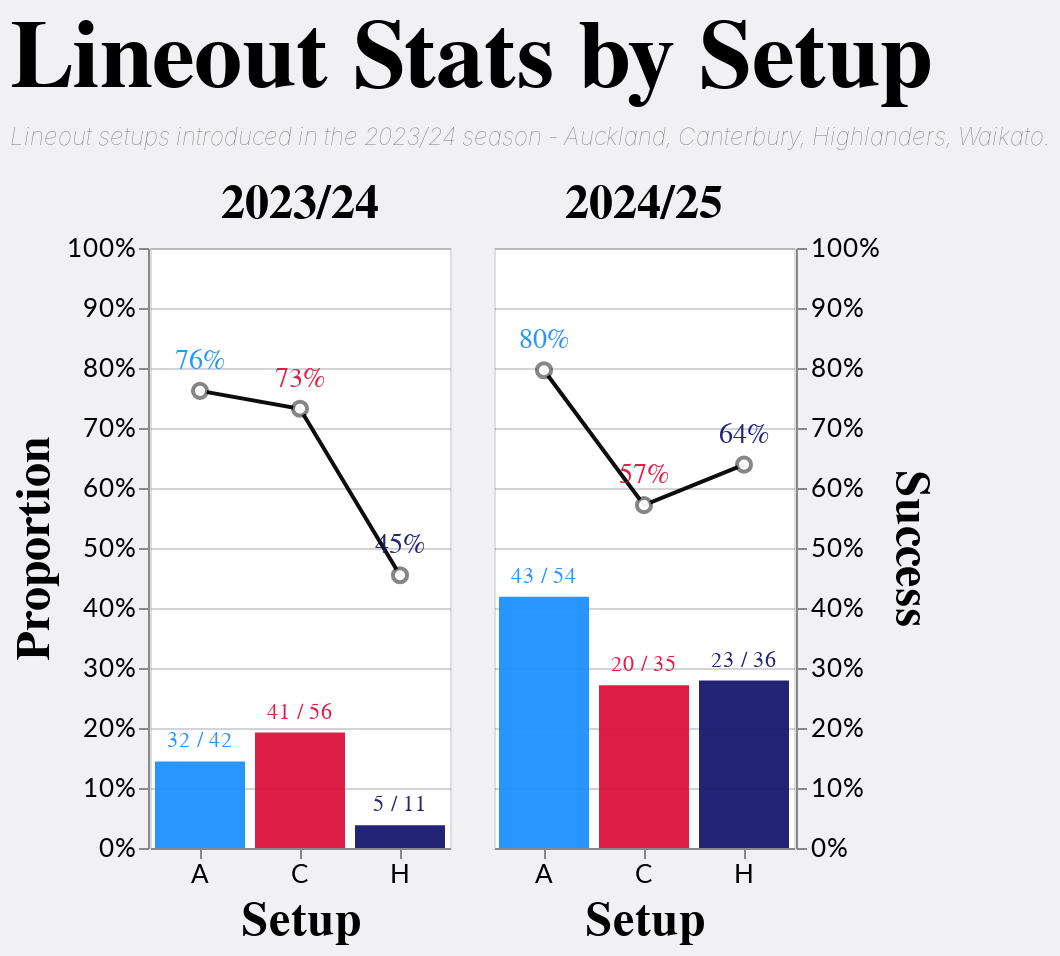

The notebook cell this image was saved under:
### Code cell
count_success_chart("Setup", 1, min=1)

### Figure 1 — Vega-Lite specification as saved in the notebook (floating-point values rounded to 4 significant figures; data arrays with more than 128 entries replaced by an {"elided": "..."} marker saying what was removed)
{"config": {"axis": {"labelFont": "Lato, sans-serif", "titleFont": "PT Sans Narrow, Helvetica Neue, Helvetica, Arial, sans-serif", "labelFontSize": 13, "titleFontSize": 24, "gridColor": "#202947", "gridOpacity": 0.2}, "header": {"labelFont": "PT Sans Narrow, Helvetica Neue, Helvetica, Arial, sans-serif", "titleFont": "PT Sans Narrow, Helvetica Neue, Helvetica, Arial, sans-serif", "labelFontSize": 24, "titleFontSize": 28, "labelFontWeight": "bold", "orient": "left"}, "legend": {"labelFont": "Lato, sans-serif", "titleFont": "PT Sans Narrow, Helvetica Neue, Helvetica, Arial, sans-serif", "labelFontSize": 14, "titleFontSize": 16, "titlePadding": 5, "fillColor": "white", "strokeColor": "black", "padding": 10, "titleFontWeight": "lighter", "titleFontStyle": "italic", "titleColor": "gray", "offset": 10}, "title": {"font": "PT Sans Narrow, Helvetica Neue, Helvetica, Arial, sans-serif", "fontSize": 48, "fontWeight": "bold", "anchor": "start", "align": "center", "titlePadding": 20, "subtitlePadding": 10, "subtitleFontWeight": "lighter", "subtitleFontSize": 12, "subtitleColor": "gray", "subtitleFontStyle": "italic", "offset": 15}, "axisX": {"labelAngle": 0}, "facet": {"title": null, "header": null, "align": {"row": "each", "column": "all"}}, "resolve": {"scale": {"y": "independent", "facet": "independent"}}, "background": "#20294710"}, "data": {"name": "data-906ec0f8679819fec47d0357b2c3693c"}, "facet": {"field": "Season", "header": null}, "spec": {"layer": [{"layer": [{"mark": {"type": "bar", "opacity": 0.8}, "params": [{"name": "selectSetup", "select": {"type": "point", "fields": ["Setup"], "on": "click"}}]}, {"mark": {"type": "text", "align": "center", "baseline": "bottom", "dy": -5}, "encoding": {"text": {"field": "SuccessText", "type": "nominal"}}}], "encoding": {"y": {"axis": {"format": ".0%", "orient": "left", "tickCount": 10}, "scale": {"domain": [0, 1]}, "field": "Proportion", "type": "quantitative"}}}, {"layer": [{"mark": {"type": "line", "opacity": 0.5, "point": {"fill": "white", "filled": false, "size": 50, "strokeOpacity": 0.5}}, "encoding": {"color": {"value": "black"}}}, {"mark": {"type": "text", "fontSize": 14, "yOffset": -15}, "encoding": {"text": {"field": "Success", "format": ".0%"}}}], "encoding": {"y": {"axis": {"format": ".0%", "orient": "right", "tickCount": 10}, "scale": {"domain": [0, 1]}, "field": "Success", "type": "quantitative"}}}], "encoding": {"color": {"field": "Setup", "legend": null, "type": "nominal", "scale": {"domain": ["A", "C", "H", "W"], "range": ["dodgerblue", "crimson", "midnightblue", "black"]}}, "opacity": {"condition": {"param": "selectSetup", "value": 0.95}, "value": 0.1}, "tooltip": [{"field": "Setup", "type": "nominal"}, {"field": "Success", "format": ".0%", "type": "quantitative"}, {"field": "Total", "type": "quantitative"}, {"field": "Proportion", "format": ".0%", "type": "quantitative"}, {"field": "sortcol"}], "x": {"field": "Setup", "type": "nominal", "sort": {"field": "sortcol", "order": "descending"}}}, "height": 300, "view": {"fill": "white"}, "width": {"step": 50}}, "resolve": {"scale": {"color": "shared", "x": "independent", "y": "shared"}}, "title": {"text": "Lineout Stats by Setup", "subtitle": "Lineout setups introduced in the 2023/24 season - Auckland, Canterbury, Highlanders, Waikato."}, "transform": [{"joinaggregate": [{"op": "count", "field": "Won", "as": "Total"}], "groupby": ["Season", "Setup"]}, {"joinaggregate": [{"op": "count", "field": "Won", "as": "SeasonTotal"}], "groupby": ["Season"]}, {"aggregate": [{"op": "mean", "field": "Won", "as": "Success"}], "groupby": ["Season", "Total", "SeasonTotal", "Setup"]}, {"calculate": "datum.Total/datum.SeasonTotal", "as": "Proportion"}, {"calculate": "round(datum.Success*datum.Total) + ' / ' + datum.Total", "as": "SuccessText"}, {"filter": "datum.Total >= 1"}, {"calculate": "datum.Total + datum.Success", "as": "sortcol"}, {"filter": "datum.Setup != null"}], "$schema": "https://vega.github.io/schema/vega-lite/v5.17.0.json", "datasets": {"data-906ec0f8679819fec47d0357b2c3693c": {"elided": "706 records"}}}
